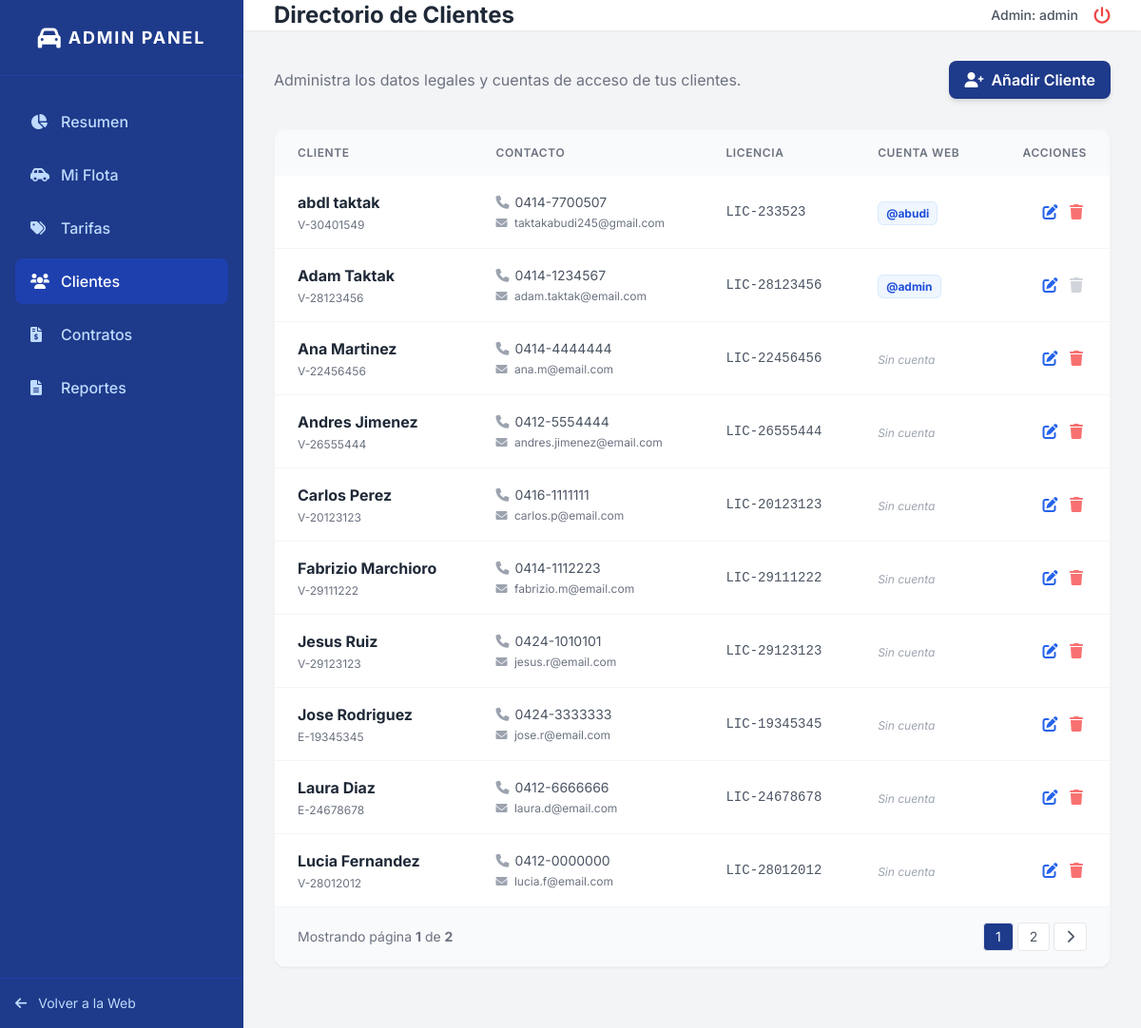
Page /views/admin/clientes.php (signed in) on the committed database.
### tables this page shows
CREATE TABLE `usuarios` (
  `ID_Usuario` int NOT NULL,
  `Username` varchar(50) NOT NULL,
  `Password` varchar(255) NOT NULL,
  `Nombre` varchar(50) NOT NULL,
  `Apellido` varchar(50) NOT NULL,
  `Email` varchar(100) NOT NULL,
  `Rol` enum('Admin','Cliente') NOT NULL,
  `ID_Cliente` int DEFAULT NULL
);

CREATE TABLE `clientes` (
  `ID_Cliente` int NOT NULL,
  `Tipo_Documento` enum('V','E','J','G','P') NOT NULL,
  `Numero_Documento` varchar(20) NOT NULL,
  `Nombre` varchar(50) NOT NULL,
  `Apellido` varchar(50) NOT NULL,
  `Telefono` varchar(20) DEFAULT NULL,
  `Licencia_Conducir` varchar(50) NOT NULL,
  `Email` varchar(100) DEFAULT NULL
);

### views/admin/clientes.php (the view, shortened to what this page needs)
<?php
require_once '../../config/database_connection.php';
$res_total = $connection->query("SELECT COUNT(*) as total FROM clientes");
$total_clientes = $res_total->fetch_assoc()['total'];
$registros_por_pagina = 10;
$total_paginas = ceil($total_clientes / $registros_por_pagina);
$pagina_actual = isset($_GET['pagina']) ? (int)$_GET['pagina'] : 1;
$offset = max(0, ($pagina_actual - 1) * $registros_por_pagina);
$query = "
    SELECT c.*, u.Username, u.Rol, u.ID_Usuario
    FROM clientes c
    LEFT JOIN usuarios u ON c.ID_Cliente = u.ID_Cliente
    ORDER BY c.Nombre ASC
    LIMIT $offset, $registros_por_pagina
";
$resultado = $connection->query($query);
?>
<!DOCTYPE html>
<html lang="es">
<head>
    <link rel="stylesheet" href="../../style.css">
    <script src="https://cdn.tailwindcss.com"></script>
    <link href="https://cdnjs.cloudflare.com/ajax/libs/font-awesome/6.0.0/css/all.min.css" rel="stylesheet">
</head>
<body class="bg-gray-100 flex h-screen overflow-hidden">
    <aside class="w-64 bg-blue-900 text-white flex flex-col flex-shrink-0">
        <div class="h-20 flex items-center justify-center border-b border-blue-800">
            <i class="fa-solid fa-car text-2xl mr-2"></i>
            <span class="font-bold text-lg tracking-widest">ADMIN PANEL</span>
        </div>
        <nav class="flex-1 px-4 py-6 space-y-2">
            <a href="dashboard.php" class="flex items-center gap-3 <?php echo basename($_SERVER['PHP_SELF']) == 'dashboard.php' ? 'bg-blue-800' : 'text-blue-200 hover:bg-blue-800 hover:text-white'; ?> px-4 py-3 rounded-lg font-medium transition-colors">
                <i class="fa-solid fa-chart-pie w-5"></i> Resumen
            </a>
            <a href="vehiculos.php" class="flex items-center gap-3 <?php echo basename($_SERVER['PHP_SELF']) == 'vehiculos.php' ? 'bg-blue-800' : 'text-blue-200 hover:bg-blue-800 hover:text-white'; ?> px-4 py-3 rounded-lg font-medium transition-colors">
                <i class="fa-solid fa-car-side w-5"></i> Mi Flota
            </a>
            <a href="tarifas.php" class="flex items-center gap-3 <?php echo basename($_SERVER['PHP_SELF']) == 'tarifas.php' ? 'bg-blue-800' : 'text-blue-200 hover:bg-blue-800 hover:text-white'; ?> px-4 py-3 rounded-lg font-medium transition-colors">
                <i class="fa-solid fa-tags w-5"></i> Tarifas
            </a>
            <a href="clientes.php" class="flex items-center gap-3 <?php echo basename($_SERVER['PHP_SELF']) == 'clientes.php' ? 'bg-blue-800' : 'text-blue-200 hover:bg-blue-800 hover:text-white'; ?> px-4 py-3 rounded-lg font-medium transition-colors">
                <i class="fa-solid fa-users w-5"></i> Clientes
            </a>
            <a href="alquileres.php" class="flex items-center gap-3 <?php echo basename($_SERVER['PHP_SELF']) == 'alquileres.php' ? 'bg-blue-800' : 'text-blue-200 hover:bg-blue-800 hover:text-white'; ?> px-4 py-3 rounded-lg font-medium transition-colors">
                <i class="fa-solid fa-file-invoice-dollar w-5"></i> Contratos
            </a>
            <a href="reportes.php" class="flex items-center gap-3 <?php echo basename($_SERVER['PHP_SELF']) == 'reportes.php' ? 'bg-blue-800 text-white' : 'text-blue-200 hover:bg-blue-800 hover:text-white'; ?> px-4 py-3 rounded-lg font-medium transition-colors">
                <i class="fa-solid fa-file-lines w-5"></i> Reportes
            </a>
        </nav>
        <div class="p-4 border-t border-blue-800">
            <a href="../../index.php" class="flex items-center gap-3 text-blue-200 hover:text-white transition-colors text-sm">
                <i class="fa-solid fa-arrow-left"></i> Volver a la Web
            </a>
        </div>
    </aside>
    <main class="flex-1 flex flex-col overflow-y-auto">
        <header class="h-20 bg-white shadow-sm flex items-center justify-between px-8 sticky top-0 z-10">
            <h1 class="text-2xl font-bold text-gray-800">Directorio de Clientes</h1>
            <div class="flex items-center gap-4">
                <span class="text-sm font-medium text-gray-600">Admin: <?php echo $_SESSION['username']; ?></span>
                <a href="../../controllers/logout_controller.php" class="text-red-500 hover:text-red-700" title="Cerrar Sesión">
                    <i class="fa-solid fa-power-off text-lg"></i>
                </a>
            </div>
        </header>
        <div class="p-8 flex-1">
            <div class="flex justify-between items-center mb-8">
                <p class="text-gray-500">Administra los datos legales y cuentas de acceso de tus clientes.</p>
                <a href="nuevo_cliente.php" class="bg-blue-900 hover:bg-blue-800 text-white px-4 py-2 rounded-lg font-semibold transition-all shadow-md flex items-center gap-2">
                    <i class="fa-solid fa-user-plus"></i> Añadir Cliente
                </a>
            </div>
            <div class="bg-white rounded-xl shadow-sm border border-gray-100 overflow-hidden mb-8">
                <div class="overflow-x-auto">
                    <table class="w-full text-left border-collapse">
                        <thead>
                            <tr class="bg-gray-50 text-gray-500 text-xs uppercase tracking-wider">
                                <th class="px-6 py-4 font-semibold">Cliente</th>
                                <th class="px-6 py-4 font-semibold">Contacto</th>
                                <th class="px-6 py-4 font-semibold">Licencia</th>
                                <th class="px-6 py-4 font-semibold">Cuenta Web</th>
                                <th class="px-6 py-4 font-semibold text-right">Acciones</th>
                            </tr>
                        </thead>
                        <tbody class="divide-y divide-gray-100">
                            <?php while($c = $resultado->fetch_assoc()): ?>
                            <tr class="hover:bg-gray-50 transition-colors">
                                <td class="px-6 py-4">
                                    <div class="font-bold text-gray-800"><?php echo $c['Nombre'] . ' ' . $c['Apellido']; ?></div>
                                    <div class="text-xs text-gray-500 mt-1"><?php echo $c['Tipo_Documento'] . '-' . $c['Numero_Documento']; ?></div>
                                </td>
                                <td class="px-6 py-4">
                                    <div class="text-sm text-gray-600"><i class="fa-solid fa-phone w-4 text-gray-400"></i> <?php echo $c['Telefono']; ?></div>
                                    <div class="text-xs text-gray-500 mt-1"><i class="fa-solid fa-envelope w-4 text-gray-400"></i> <?php echo $c['Email']; ?></div>
                                </td>
                                <td class="px-6 py-4 text-sm text-gray-600 font-mono">
                                    <?php echo $c['Licencia_Conducir']; ?>
                                </td>
                                <td class="px-6 py-4">
                                    <?php if($c['Username']): ?>
                                        <span class="px-2 py-1 bg-blue-50 text-blue-700 text-xs font-bold rounded-md border border-blue-100">
                                            @<?php echo $c['Username']; ?>
                                        </span>
                                    <?php else: ?>
                                        <span class="text-xs text-gray-400 italic">Sin cuenta</span>
                                    <?php endif; ?>
                                </td>
                                <td class="px-6 py-4 text-right">
                                    <a href="editar_cliente.php?id=<?php echo $c['ID_Cliente']; ?>" class="text-blue-600 hover:text-blue-900 mx-1 inline-block" title="Editar">
                                        <i class="fa-solid fa-pen-to-square"></i>
                                    </a>
                                    <?php if ($c['ID_Usuario'] == $_SESSION['user_id']): ?>
                                        <span class="text-gray-300 mx-1 inline-block cursor-not-allowed" title="No puedes eliminar tu propia cuenta">
                                            <i class="fa-solid fa-trash"></i>
                                        </span>
                                    <?php else: ?>
                                        <a href="../../controllers/eliminar_cliente.php?id=<?php echo $c['ID_Cliente']; ?>" onclick="return confirm('¿Eliminar definitivamente a este cliente?');" class="text-red-400 hover:text-red-700 mx-1 inline-block" title="Eliminar">
                                            <i class="fa-solid fa-trash"></i>
                                        </a>
                                    <?php endif; ?>
                                </td>
                            </tr>
                            <?php endwhile; ?>
                        </tbody>
                    </table>
                </div>
                <?php if($total_paginas > 1): ?>
                <div class="px-6 py-4 border-t border-gray-100 flex items-center justify-between bg-gray-50">
                    <span class="text-sm text-gray-500">Mostrando página <span class="font-bold"><?php echo $pagina_actual; ?></span> de <span class="font-bold"><?php echo $total_paginas; ?></span></span>
                    <div class="flex items-center gap-1">
                        <?php for($i = 1; $i <= $total_paginas; $i++): ?>
                            <a href="?pagina=<?php echo $i; ?>" class="px-3 py-1 border border-gray-200 rounded text-sm <?php echo $pagina_actual == $i ? 'bg-blue-900 text-white border-blue-900' : 'bg-white text-gray-600 hover:bg-gray-50'; ?>">
                                <?php echo $i; ?>
                            </a>
                        <?php endfor; ?>
                        <?php if($pagina_actual < $total_paginas): ?>
                            <a href="?pagina=<?php echo $pagina_actual + 1; ?>" class="px-3 py-1 bg-white border border-gray-200 rounded text-sm text-gray-600 hover:bg-gray-50"><i class="fa-solid fa-chevron-right"></i></a>
                        <?php endif; ?>
                    </div>
                </div>
                <?php endif; ?>
            </div>
        </div>
    </main>
</body>
</html>

### style.css (style rules this page uses)
:root { --primary-blue: #1e3a8a; --hover-blue: #1e40af; --bg-light: #f8fafc; --text-main: #1f2937; --danger: #ef4444; }
html { scroll-behavior: smooth; }
body { font-family: 'Inter', sans-serif; background-color: var(--bg-light); color: var(--text-main); -webkit-font-smoothing: antialiased; -moz-osx-font-smoothing: grayscale; margin: 0; padding: 0; }

### rows in the picture
usuarios: ID_Cliente.Nombre "abdl", ID_Cliente.Apellido "taktak", ID_Cliente.Tipo_Documento "V", ID_Cliente.Numero_Documento "30401549", ID_Cliente.Telefono "0414-7700507", ID_Cliente.Email "taktakabudi245@gmail.com", ID_Cliente.Licencia_Conducir "LIC-233523", Username "abudi"
usuarios: ID_Cliente.Nombre "Adam", ID_Cliente.Apellido "Taktak", ID_Cliente.Tipo_Documento "V", ID_Cliente.Numero_Documento "28123456", ID_Cliente.Telefono "0414-1234567", ID_Cliente.Email "adam.taktak@email.com", ID_Cliente.Licencia_Conducir "LIC-28123456", Username "admin"
clientes: Nombre "Ana", Apellido "Martinez", Tipo_Documento "V", Numero_Documento "22456456", Telefono "0414-4444444", Email "ana.m@email.com", Licencia_Conducir "LIC-22456456", shows "Sin cuenta"
clientes: Nombre "Andres", Apellido "Jimenez", Tipo_Documento "V", Numero_Documento "26555444", Telefono "0412-5554444", Email "andres.jimenez@email.com", Licencia_Conducir "LIC-26555444", shows "Sin cuenta"
clientes: Nombre "Carlos", Apellido "Perez", Tipo_Documento "V", Numero_Documento "20123123", Telefono "0416-1111111", Email "carlos.p@email.com", Licencia_Conducir "LIC-20123123", shows "Sin cuenta"
clientes: Nombre "Fabrizio", Apellido "Marchioro", Tipo_Documento "V", Numero_Documento "29111222", Telefono "0414-1112223", Email "fabrizio.m@email.com", Licencia_Conducir "LIC-29111222", shows "Sin cuenta"
clientes: Nombre "Jesus", Apellido "Ruiz", Tipo_Documento "V", Numero_Documento "29123123", Telefono "0424-1010101", Email "jesus.r@email.com", Licencia_Conducir "LIC-29123123", shows "Sin cuenta"
clientes: Nombre "Jose", Apellido "Rodriguez", Tipo_Documento "E", Numero_Documento "19345345", Telefono "0424-3333333", Email "jose.r@email.com", Licencia_Conducir "LIC-19345345", shows "Sin cuenta"
clientes: Nombre "Laura", Apellido "Diaz", Tipo_Documento "E", Numero_Documento "24678678", Telefono "0412-6666666", Email "laura.d@email.com", Licencia_Conducir "LIC-24678678", shows "Sin cuenta"
clientes: Nombre "Lucia", Apellido "Fernandez", Tipo_Documento "V", Numero_Documento "28012012", Telefono "0412-0000000", Email "lucia.f@email.com", Licencia_Conducir "LIC-28012012", shows "Sin cuenta"

### other values in the picture
$_SESSION['username'] "admin"
$pagina_actual "1"
$total_paginas "2"
